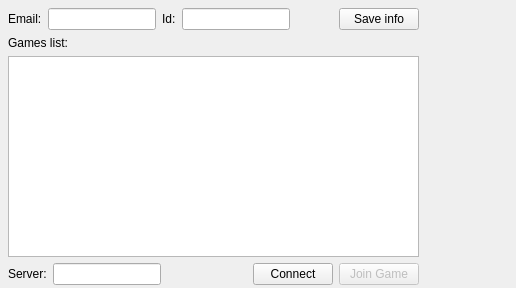
<?xml version="1.0" encoding="UTF-8"?>
<ui version="4.0">
 <class>Form</class>
 <widget class="QWidget" name="Form">
  <property name="windowModality">
   <enum>Qt::ApplicationModal</enum>
  </property>
  <property name="geometry">
   <rect>
    <x>0</x>
    <y>0</y>
    <width>516</width>
    <height>288</height>
   </rect>
  </property>
  <property name="windowTitle">
   <string>Form</string>
  </property>
  <widget class="QWidget" name="layoutWidget">
   <property name="geometry">
    <rect>
     <x>8</x>
     <y>8</y>
     <width>411</width>
     <height>277</height>
    </rect>
   </property>
   <layout class="QVBoxLayout" name="main_layout">
    <item>
     <layout class="QVBoxLayout" name="list_layout">
      <item>
       <layout class="QHBoxLayout" name="info_layout">
        <item>
         <widget class="QLabel" name="email_label">
          <property name="text">
           <string>Email:</string>
          </property>
          <property name="buddy">
           <cstring>email_edit</cstring>
          </property>
         </widget>
        </item>
        <item>
         <widget class="QLineEdit" name="email_edit"/>
        </item>
        <item>
         <widget class="QLabel" name="id_label">
          <property name="text">
           <string>Id:</string>
          </property>
          <property name="buddy">
           <cstring>id_edit</cstring>
          </property>
         </widget>
        </item>
        <item>
         <widget class="QLineEdit" name="id_edit"/>
        </item>
        <item>
         <spacer name="horizontalSpacer_2">
          <property name="orientation">
           <enum>Qt::Horizontal</enum>
          </property>
          <property name="sizeHint" stdset="0">
           <size>
            <width>40</width>
            <height>20</height>
           </size>
          </property>
         </spacer>
        </item>
        <item>
         <widget class="QPushButton" name="save_info_button">
          <property name="text">
           <string>Save info</string>
          </property>
         </widget>
        </item>
       </layout>
      </item>
      <item>
       <widget class="QLabel" name="games_list_label">
        <property name="text">
         <string>Games list:</string>
        </property>
        <property name="buddy">
         <cstring>games_table</cstring>
        </property>
       </widget>
      </item>
      <item>
       <widget class="QTableView" name="games_table">
        <property name="verticalScrollBarPolicy">
         <enum>Qt::ScrollBarAsNeeded</enum>
        </property>
        <property name="selectionMode">
         <enum>QAbstractItemView::SingleSelection</enum>
        </property>
        <property name="selectionBehavior">
         <enum>QAbstractItemView::SelectRows</enum>
        </property>
        <property name="gridStyle">
         <enum>Qt::SolidLine</enum>
        </property>
        <property name="sortingEnabled">
         <bool>true</bool>
        </property>
        <attribute name="horizontalHeaderCascadingSectionResizes">
         <bool>false</bool>
        </attribute>
        <attribute name="horizontalHeaderDefaultSectionSize">
         <number>60</number>
        </attribute>
        <attribute name="horizontalHeaderHighlightSections">
         <bool>false</bool>
        </attribute>
        <attribute name="horizontalHeaderMinimumSectionSize">
         <number>20</number>
        </attribute>
        <attribute name="horizontalHeaderStretchLastSection">
         <bool>false</bool>
        </attribute>
        <attribute name="verticalHeaderVisible">
         <bool>false</bool>
        </attribute>
        <attribute name="verticalHeaderStretchLastSection">
         <bool>false</bool>
        </attribute>
        <attribute name="verticalHeaderVisible">
         <bool>false</bool>
        </attribute>
        <attribute name="horizontalHeaderStretchLastSection">
         <bool>false</bool>
        </attribute>
        <attribute name="horizontalHeaderCascadingSectionResizes">
         <bool>false</bool>
        </attribute>
        <attribute name="horizontalHeaderMinimumSectionSize">
         <number>20</number>
        </attribute>
        <attribute name="horizontalHeaderHighlightSections">
         <bool>false</bool>
        </attribute>
        <attribute name="verticalHeaderStretchLastSection">
         <bool>false</bool>
        </attribute>
        <attribute name="horizontalHeaderDefaultSectionSize">
         <number>60</number>
        </attribute>
       </widget>
      </item>
     </layout>
    </item>
    <item>
     <layout class="QHBoxLayout" name="server_layout">
      <item>
       <widget class="QLabel" name="server_label">
        <property name="text">
         <string>Server:</string>
        </property>
        <property name="buddy">
         <cstring>server_edit</cstring>
        </property>
       </widget>
      </item>
      <item>
       <widget class="QLineEdit" name="server_edit"/>
      </item>
      <item>
       <spacer name="horizontalSpacer">
        <property name="orientation">
         <enum>Qt::Horizontal</enum>
        </property>
        <property name="sizeHint" stdset="0">
         <size>
          <width>40</width>
          <height>20</height>
         </size>
        </property>
       </spacer>
      </item>
      <item>
       <widget class="QPushButton" name="connect_button">
        <property name="text">
         <string>Connect</string>
        </property>
       </widget>
      </item>
      <item>
       <widget class="QPushButton" name="join_button">
        <property name="enabled">
         <bool>false</bool>
        </property>
        <property name="text">
         <string>Join Game</string>
        </property>
       </widget>
      </item>
     </layout>
    </item>
   </layout>
  </widget>
 </widget>
 <resources/>
 <connections/>
</ui>
